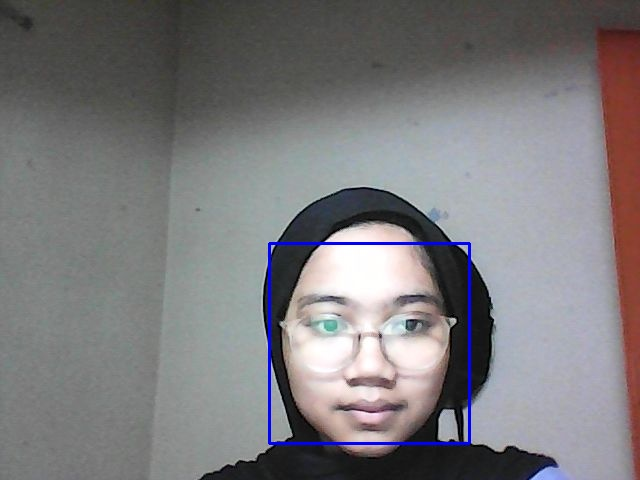
#> input picture CAPTURE/photo0.jpg, 640 x 480 px, found by its file name; its folder holds only this picture in this run
$ jupyter execute 'canny&sobel.ipynb'   (older library calls are emulated)
#> lines starting #> are read from the running program, lines starting #| are printed output that depends on the picture; after the words box and inside, x2 and y2 are one past the last pixel; in counts of white or black regions, pixels touching at a corner belong together
[cell 1]
import cv2
import matplotlib.pyplot as plt
from google.colab.patches import cv2_imshow
import os

source_dir = "/content/drive/MyDrive/asgmt1/CAPTURE/"
outSobel_dir = "/content/drive/MyDrive/asgmt1/sobel/"
outCanny_dir = "/content/drive/MyDrive/asgmt1/canny/"

filenames = os.listdir(source_dir)

for filename in filenames:
  print(source_dir + filename)
  image = cv2.imread(source_dir+ filename,1)
#> image is the input picture: shape (480, 640, 3); mean B, G, R 124.5, 122.2, 124.1
  grayImage = cv2.cvtColor(image,cv2.COLOR_BGR2GRAY)
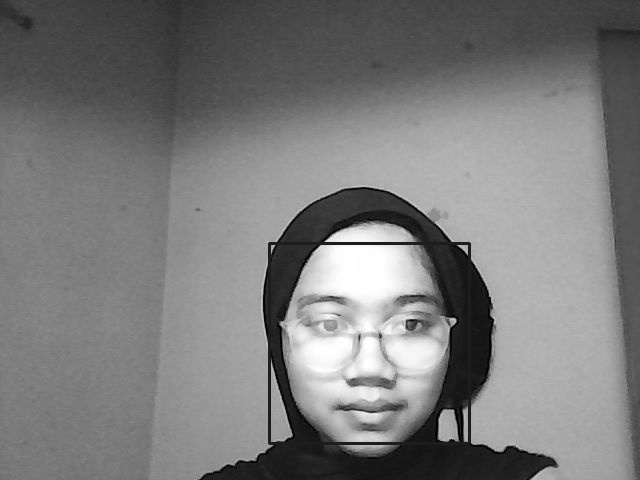
#> grayImage: shape (480, 640); min 0, max 255, mean 123
  face_cascade = cv2.CascadeClassifier(cv2.data.haarcascades + "haarcascade_frontalface_default.xml")

  # detect all the faces in the image
  faces = face_cascade.detectMultiScale(grayImage,1.1,4)
#> faces = [[270, 245, 199, 199]]
  # print the number of faces detected
  print(f"{len(faces)} faces detected in the image.")
#| 1 faces detected in the image.

  #for every face, draw a green rectangle
  for x, y, w, h in faces:
    face_roi = grayImage[y:y + h, x:x + w]
    blurImage = cv2.GaussianBlur(face_roi,(7,7), 5)

    #sobel
    sobelx = cv2.Sobel(blurImage, cv2.CV_8U,1,0,ksize=3)
    sobely = cv2.Sobel(blurImage, cv2.CV_8U,0,1,ksize=3)
    sobel = sobelx + sobely

    grayImage[y:y+h, x:x+w] = sobel
#> this loop made 1 pass
#> pass 1, `face_roi = grayImage[y:y + h, x:x + w]`:
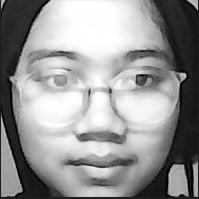
#> face_roi: shape (199, 199); min 0, max 255, mean 149.7
#> pass 1, `blurImage = cv2.GaussianBlur(face_roi,(7,7), 5)`:
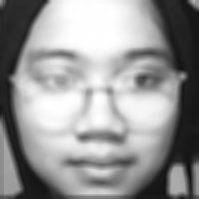
#> blurImage: shape (199, 199); min 14, max 255, mean 150
#> pass 1, `sobelx = cv2.Sobel(blurImage, cv2.CV_8U,1,0,ksize=3)`:
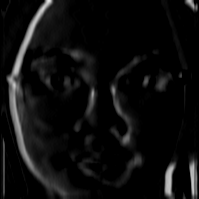
#> sobelx: shape (199, 199); min 0, max 228, mean 13.9
#> pass 1, `sobely = cv2.Sobel(blurImage, cv2.CV_8U,0,1,ksize=3)`:
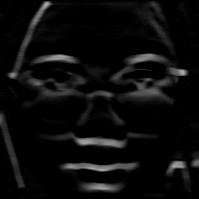
#> sobely: shape (199, 199); min 0, max 175, mean 11.9
#> after the loop:
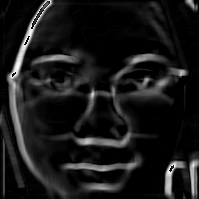
#> face_roi: shape (199, 199); min 0, max 254, mean 24.9
#> after the loop:
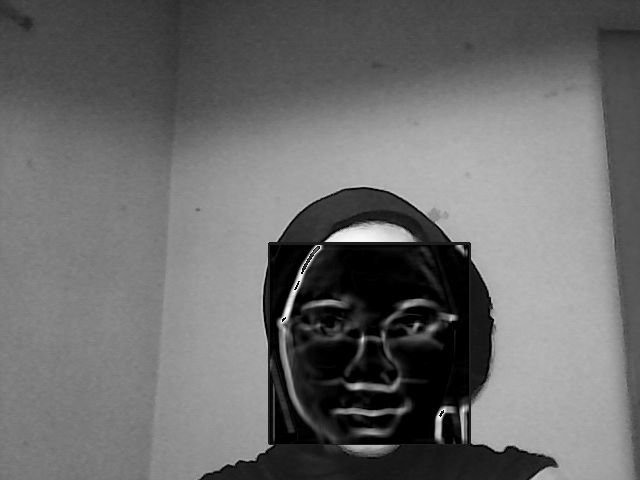
#> grayImage: shape (480, 640); 12.88% of pixels changed, all inside (x1, y1, x2, y2) = (270, 245, 469, 444)

  cv2_imshow(grayImage)
  cv2.imwrite(outSobel_dir + "sobel_" + filename , grayImage)

[cell 2]
from google.colab import drive
drive.mount('/content/drive')

[cell 3]
for filename in filenames:
  print(source_dir + filename)
  image = cv2.imread(source_dir+ filename,1)
  grayImage = cv2.cvtColor(image,cv2.COLOR_BGR2GRAY)
  face_cascade = cv2.CascadeClassifier(cv2.data.haarcascades + "haarcascade_frontalface_default.xml")

  faces = face_cascade.detectMultiScale(grayImage,1.1,4)
  # print the number of faces detected
  print(f"{len(faces)} faces detected in the image.")
#| 1 faces detected in the image.

  # for every face, draw a green rectangle
  for x, y, w, h in faces:
    face_roi = grayImage[y:y + h, x:x + w]
    blurImage = cv2.GaussianBlur(face_roi, (7,7),5)

    #canny
    canny = cv2.Canny(blurImage,20,70)

    grayImage[y:y+h, x:x+w] = canny
#> this loop made 1 pass
#> pass 1, `canny = cv2.Canny(blurImage,20,70)`:
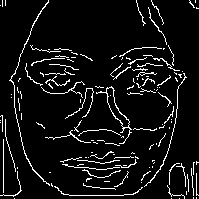
#> canny: shape (199, 199); 7.1% white in thin lines or dots
#> after the loop:
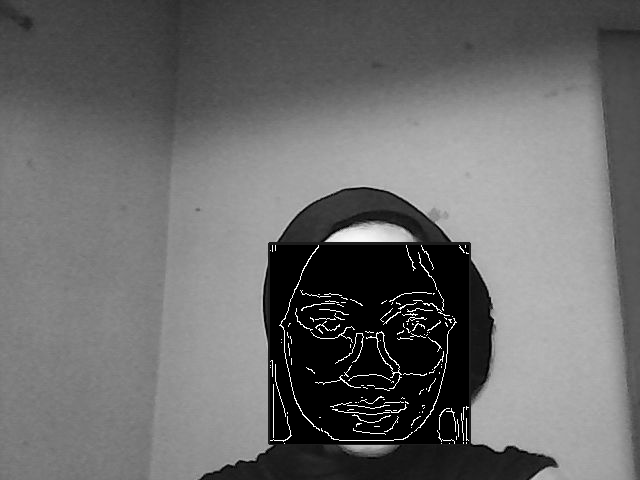
#> grayImage: shape (480, 640); 12.88% of pixels changed, all inside (x1, y1, x2, y2) = (270, 245, 469, 444)

  cv2_imshow(grayImage)
  # save the image with rectangles
  cv2.imwrite(outCanny_dir + "canny_" + filename , grayImage)

$ run again, on CAPTURE/photo1.jpg
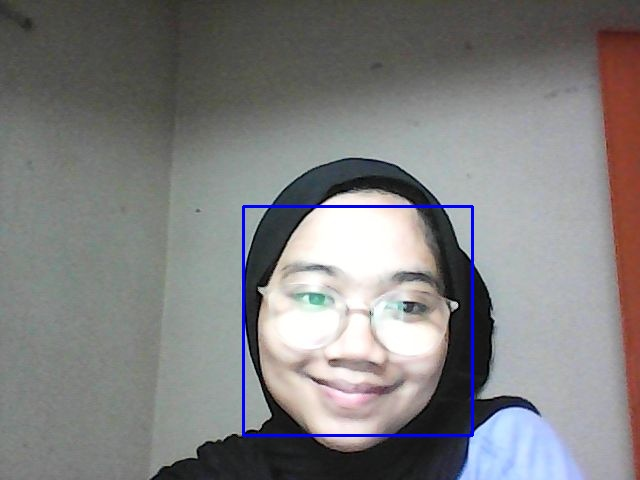
#> input picture CAPTURE/photo1.jpg, 640 x 480 px, found by its file name
#> image is the input picture: shape (480, 640, 3); mean B, G, R 127.5, 127.1, 127.9
#> faces = [[243, 205, 231, 231]]
#| 1 faces detected in the image.
#> the loop `for x, y, w, h in faces:` made 1 pass
#| 1 faces detected in the image.
#> the loop `for x, y, w, h in faces:` made 1 pass
#> pass 1, `canny = cv2.Canny(blurImage,20,70)`:
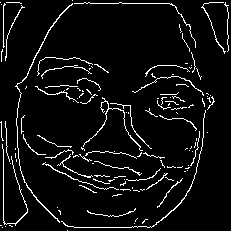
#> canny: shape (231, 231); 6.1% white in thin lines or dots
#> after the loop `for x, y, w, h in faces:`:
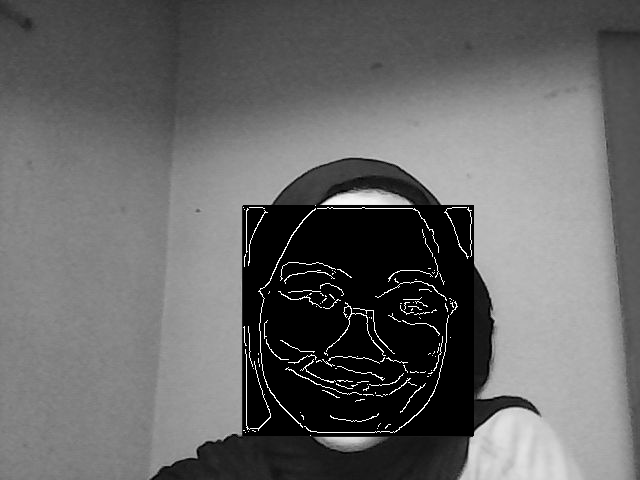
#> grayImage: shape (480, 640); min 0, max 255, mean 102.5

$ run again, on CAPTURE/photo2.jpg
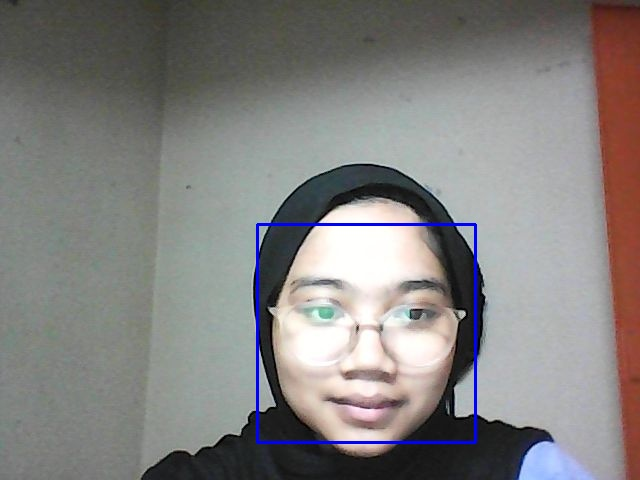
#> input picture CAPTURE/photo2.jpg, 640 x 480 px, found by its file name
#> image is the input picture: shape (480, 640, 3); mean B, G, R 127.8, 129, 131.3
#> faces = [[257, 224, 218, 218]]
#| 1 faces detected in the image.
#> the loop `for x, y, w, h in faces:` made 1 pass
#| 1 faces detected in the image.
#> the loop `for x, y, w, h in faces:` made 1 pass
#> pass 1, `canny = cv2.Canny(blurImage,20,70)`:
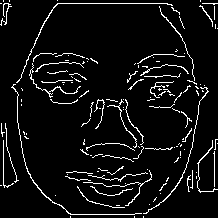
#> canny: shape (218, 218); 6.4% white in thin lines or dots
#> after the loop `for x, y, w, h in faces:`:
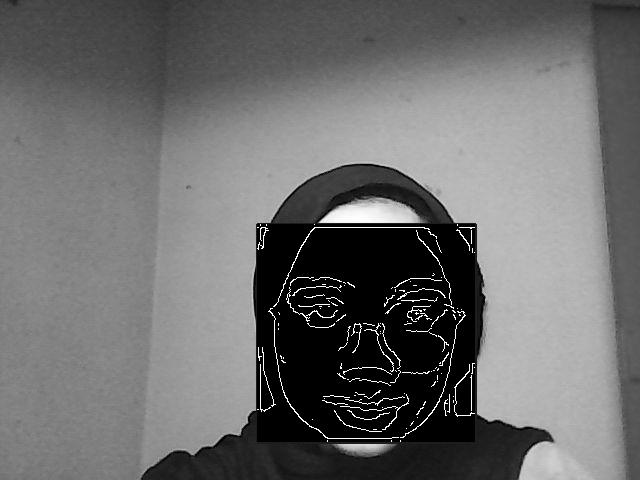
#> grayImage: shape (480, 640); min 0, max 255, mean 107.8
